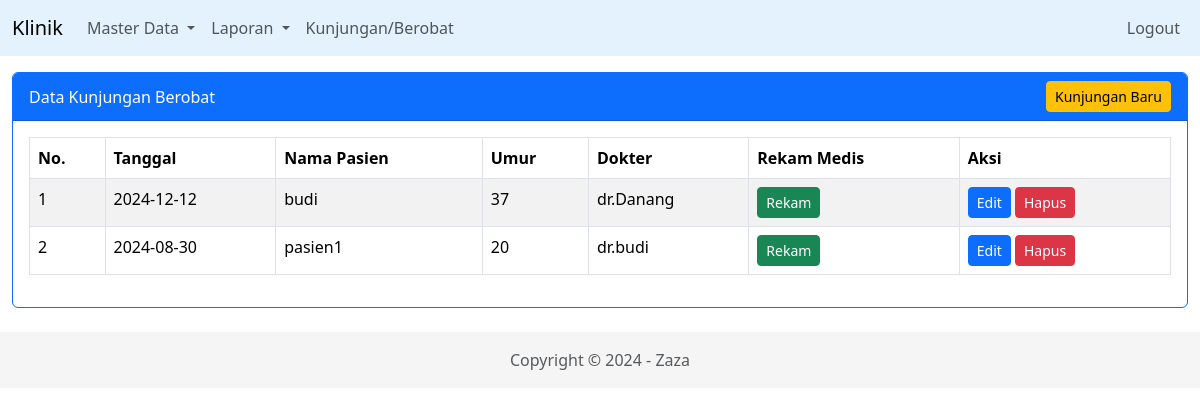
The page /index.php/kunjungan on the database its author committed.
### tables this page shows
CREATE TABLE `berobat` (
  `id_berobat` int NOT NULL,
  `id_pasien` int DEFAULT NULL,
  `id_dokter` int DEFAULT NULL,
  `tgl_berobat` date DEFAULT NULL,
  `keluhan_pasien` varchar(200) DEFAULT NULL,
  `hasil_diagnosa` varchar(200) DEFAULT NULL,
  `penatalaksanaan` enum('Rawat Jalan','Rawat Inap','Rujuk','Lainnya') DEFAULT NULL
);

CREATE TABLE `pasien` (
  `id_pasien` int NOT NULL,
  `nama_pasien` varchar(40) DEFAULT NULL,
  `jenis_kelamin` enum('L','P') DEFAULT NULL,
  `umur` int DEFAULT NULL
);

CREATE TABLE `dokter` (
  `id_dokter` int NOT NULL,
  `nama_dokter` varchar(50) DEFAULT NULL
);

### application/controllers/Kunjungan.php (called while the page is built, shortened)
<?php
class Kunjungan extends CI_Controller {
    function __construct(){
        $this->load->model('m_kunjungan');
        $this->load->model('m_pasien');
        $this->load->model('m_dokter');
        $this->load->model('m_obat');
    }
    public function index(){
        $data['title'] = "Data Kunjungan Berobat";
        $data['kunjungans'] = $this->m_kunjungan->tampil_data();
        $this->load->view('v_header', $data);
        $this->load->view('kunjungan/v_data', $data);
        $this->load->view('v_footer');
    }
}

### index.php (called while the page is built, shortened)
<?php
require_once BASEPATH.'core/CodeIgniter.php';

### application/models/m_kunjungan.php (called while the page is built, shortened)
<?php
class m_kunjungan extends CI_Model {
    function tampil_data() {
        $query = $this->db->query("
            SELECT berobat.*,
                   pasien.nama_pasien,
                   pasien.umur,
                   pasien.jenis_kelamin,
                   dokter.nama_dokter
            FROM berobat
            INNER JOIN pasien ON berobat.id_pasien = pasien.id_pasien
            INNER JOIN dokter ON berobat.id_dokter = dokter.id_dokter
        ");
        return $query->result_array();
    }
}

### application/views/kunjungan/v_data.php (the view)
<section class="konten mt-2">
    <div class="container-fluid">
        <div class="card border-primary">
            <div class="card-header bg-primary text-white d-flex justify-content-between align-items-center">
                <span><?= $title; ?></span>
                <a href="<?= base_url('kunjungan/tambah'); ?>" class="btn btn-warning btn-sm">Kunjungan Baru</a>
            </div>
            <div class="card-body">
                <div class="table-responsive">
                    <table class="table table-bordered table-striped">
                        <thead>
                            <tr>
                                <th>No.</th>
                                <th>Tanggal</th>
                                <th>Nama Pasien</th>
                                <th>Umur</th>
                                <th>Dokter</th>
                                <th>Rekam Medis</th>
                                <th>Aksi</th>
                            </tr>
                        </thead>
                        <tbody>
                            <?php $no = 1; foreach ($kunjungans as $us) { ?>
                                <tr>
                                    <td><?= $no; ?></td>
                                    <td><?= $us['tgl_berobat']; ?></td>
                                    <td><?= $us['nama_pasien']; ?></td>
                                    <td><?= $us['umur']; ?></td>
                                    <td><?= $us['nama_dokter']; ?></td>
                                    <td>
                                        <a href="<?= base_url('kunjungan/rekam/' . $us['id_berobat']); ?>" class="btn btn-success btn-sm">Rekam</a>
                                    </td>
                                    <td>
                                        <a href="<?= base_url('kunjungan/edit/' . $us['id_berobat']); ?>" class="btn btn-primary btn-sm">Edit</a>
                                        <a href="<?= base_url('kunjungan/hapus/' . $us['id_berobat']); ?>" onClick="return confirm('Yakin ingin menghapus ini?')" class="btn btn-danger btn-sm">Hapus</a>
                                    </td>
                                </tr>
                            <?php $no++; } ?>
                        </tbody>
                    </table>
                </div>
            </div>
        </div>
    </div>
</section>

### rows shown on the page
berobat: tgl_berobat "2024-12-12", id_pasien.nama_pasien "budi", id_pasien.umur "37", id_dokter.nama_dokter "dr.Danang"
berobat: tgl_berobat "2024-08-30", id_pasien.nama_pasien "pasien1", id_pasien.umur "20", id_dokter.nama_dokter "dr.budi"

### other values the page prints
$title "Data Kunjungan Berobat"
